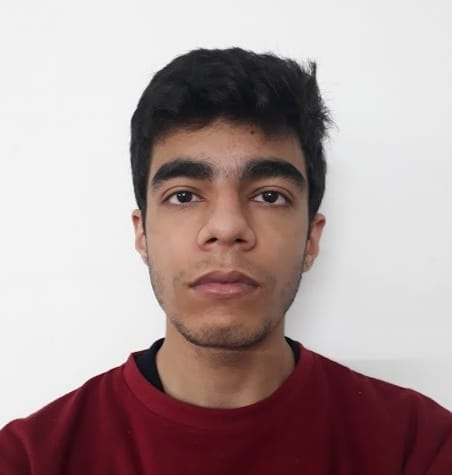
#> input picture smart-classroom/backend/students/Harshit/img.jpeg, 452 x 475 px; its folder holds only this picture in this run
$ python augment.py
#> lines starting #> are read from the running program, lines starting #| are printed output that depends on the picture
#> further down, img is the input picture: shape (475, 452, 3); mean B, G, R 153.5, 153.9, 172.9
import os
import cv2
import numpy as np

INPUT_FOLDER = "students"
OUTPUT_FOLDER = "augmented"

os.makedirs(
    OUTPUT_FOLDER,
    exist_ok=True
)

def augment_image(
    image
):

    images=[]

    images.append(
        image
    )

    brighter = cv2.convertScaleAbs(
        image,
        alpha=1.2,
        beta=30
    )
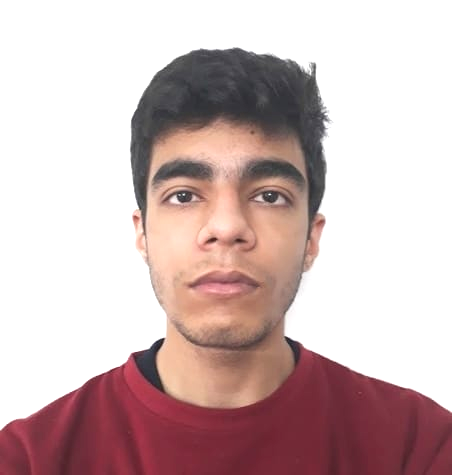
#> brighter: shape (475, 452, 3); mean B, G, R 183.2, 183.7, 206.2

    darker = cv2.convertScaleAbs(
        image,
        alpha=0.8,
        beta=-20
    )
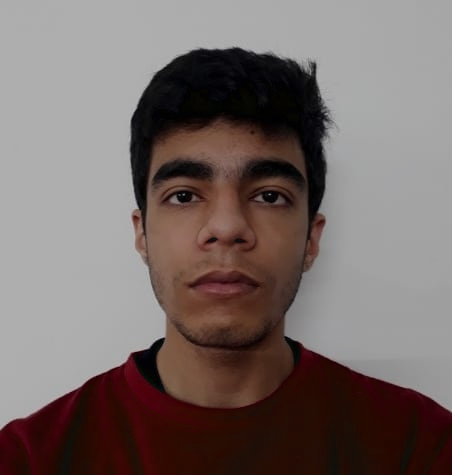
#> darker: shape (475, 452, 3); mean B, G, R 103.5, 106.3, 118.5

    images.append(
        brighter
    )

    images.append(
        darker
    )

    h,w = image.shape[:2]
#> h = 475; w = 452

    M1 = cv2.getRotationMatrix2D(
        (
            w//2,
            h//2
        ),
        10,
        1
    )

    M2 = cv2.getRotationMatrix2D(
        (
            w//2,
            h//2
        ),
        -10,
        1
    )

    r1 = cv2.warpAffine(
        image,
        M1,
        (w,h)
    )
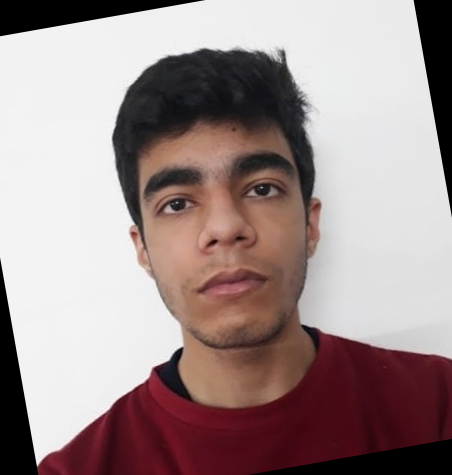
#> r1: shape (475, 452, 3); mean B, G, R 142, 142.7, 160

    r2 = cv2.warpAffine(
        image,
        M2,
        (w,h)
    )
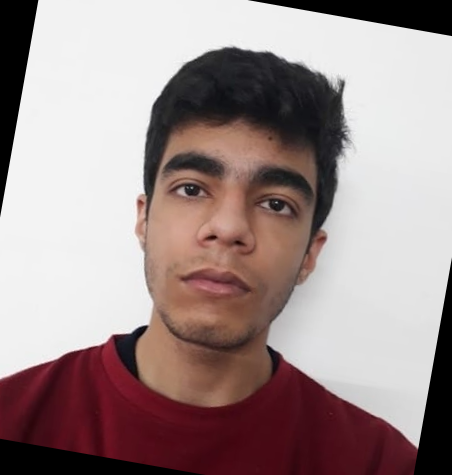
#> r2: shape (475, 452, 3); mean B, G, R 141.4, 142.1, 159.6

    images.append(r1)

    images.append(r2)

    blur = cv2.GaussianBlur(
        image,
        (5,5),
        0
    )

    images.append(
        blur
    )

    return images


for student in os.listdir(
    INPUT_FOLDER
):

    src_folder = os.path.join(
        INPUT_FOLDER,
        student
    )

    out_folder = os.path.join(
        OUTPUT_FOLDER,
        student
    )

    os.makedirs(
        out_folder,
        exist_ok=True
    )

    for file in os.listdir(
        src_folder
    ):

        path = os.path.join(
            src_folder,
            file
        )

        img = cv2.imread(
            path
        )

        if img is None:
            continue

        generated = augment_image(
            img
        )
#> generated = 6 items

        for i,g in enumerate(
            generated
        ):

            save_path = os.path.join(
                out_folder,
                f"{i}.jpg"
            )

            cv2.imwrite(
                save_path,
                g
            )
#> this loop made 6 passes
#> pass 2 of the loop `for student in os.listdir(`:
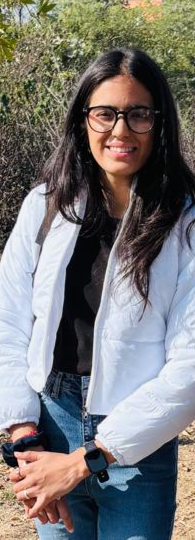
#> input picture smart-classroom/backend/students/Soumya/img.png, 195 x 540 px
#> img is the input picture: shape (540, 195, 3); mean B, G, R 117.1, 118.4, 119.8
#> brighter: shape (540, 195, 3)
#> in augment_image (call 2), `darker = cv2.convertScaleAbs( image, alpha=0.8, beta=-20 )`:
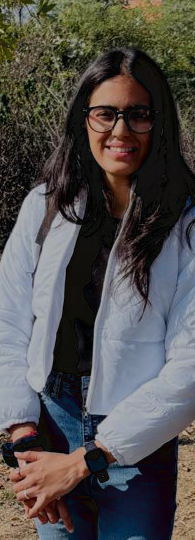
#> darker: shape (540, 195, 3); mean B, G, R 76.7, 78.2, 80.9
#> M1 = [[0.985, 0.174, -45.41], [-0.174, 0.985, 20.95]]
#> M2 = [[0.985, -0.174, 48.36], [0.174, 0.985, -12.74]]
#> r1: shape (540, 195, 3)
#> r2: shape (540, 195, 3)
#> in augment_image (call 2), `blur = cv2.GaussianBlur( image, (5,5), 0 )`:
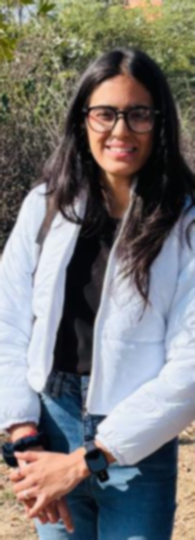
#> blur: shape (540, 195, 3); mean B, G, R 117.1, 118.4, 119.8
#> the loop `for i,g in enumerate( generated ): ` made 6 passes
#> pass 3 of the loop `for student in os.listdir(`:
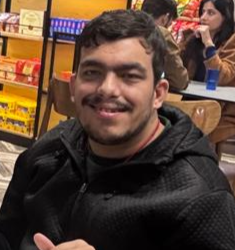
#> input picture smart-classroom/backend/students/Tushar/img.png, 235 x 250 px
#> img is the input picture: shape (250, 235, 3); mean B, G, R 52.9, 67.4, 90.5
#> brighter: shape (250, 235, 3)
#> in augment_image (call 3), `darker = cv2.convertScaleAbs( image, alpha=0.8, beta=-20 )`:
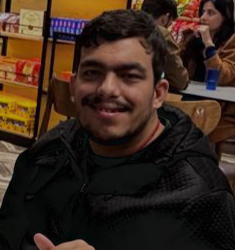
#> darker: shape (250, 235, 3); mean B, G, R 28.9, 39.8, 57.2
#> M1 = [[0.985, 0.174, -19.93], [-0.174, 0.985, 22.22]]
#> M2 = [[0.985, -0.174, 23.48], [0.174, 0.985, -18.42]]
#> r1: shape (250, 235, 3)
#> r2: shape (250, 235, 3)
#> in augment_image (call 3), `blur = cv2.GaussianBlur( image, (5,5), 0 )`:
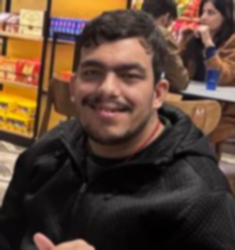
#> blur: shape (250, 235, 3); mean B, G, R 52.9, 67.4, 90.5

print(
    "Augmentation done"
)
